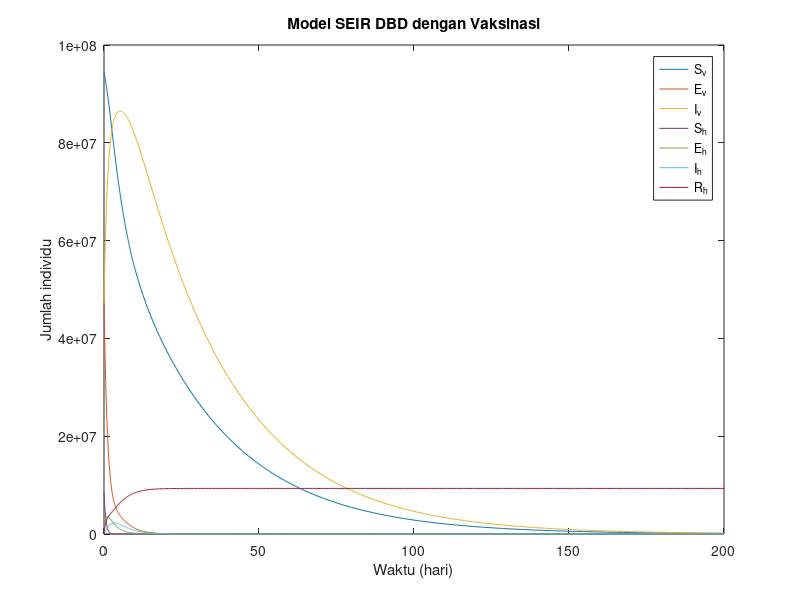

MATLAB code for this plot:
function SEIR_DBD_Model
    % Parameter
    beta = 0.16667;     % Tingkat penularan manusia oleh nyamuk
    eta = 0.1428;       % Tingkat penularan nyamuk oleh manusia
    delta_eh = 0.375;   % Laju paparan pada manusia (E_h ke I_h)
    theta_ev = 0.75;    % Laju paparan pada nyamuk (E_v ke I_v)
    gamma_h = 0.328833; % Laju pemulihan manusia
    mu_h = 0.0000002;   % Angka kematian manusia
    mu_v = 0.0323;      % Angka kematian nyamuk
    Nh = 9419600;       % Populasi manusia total
    Nv = 5000;          % Populasi nyamuk total
    p = 0.7;           % Laju vaksinasi

    % Waktu simulasi
    tspan = [0 200];

    % Kondisi awal [Sv, Ev, Iv, Sh, Eh, Ih, Rh]
    y0 = [94500000; 47250000; 47250000; 8477640; 423882; 423882; 0];

    % Pemanggilan ODE
    [t, y] = ode45(@(t, y) odefun(t, y, beta, eta, delta_eh, theta_ev, gamma_h, mu_h, mu_v, Nh, Nv, p), tspan, y0);

    % Plot hasil
    figure;
    plot(t, y);
    legend('S_v','E_v','I_v','S_h','E_h','I_h','R_h');
    xlabel('Waktu (hari)');
    ylabel('Jumlah individu');
    title('Model SEIR DBD dengan Vaksinasi');
end

function dydt = odefun(~, y, beta, eta, delta_eh, theta_ev, gamma_h, mu_h, mu_v, Nh, Nv, p)
    Sv = y(1);
    Ev = y(2);
    Iv = y(3);
    Sh = y(4);
    Eh = y(5);
    Ih = y(6);
    Rh = y(7);

    % Persamaan diferensial
    dSv = mu_v * Nv - (eta * Sv * Ih / Nh) - mu_v * Sv; 
    dEv = (eta * Sv * Ih / Nh) - theta_ev * Ev - mu_v * Ev; 
    dIv = theta_ev * Ev - mu_v * Iv; 

    dSh = mu_h * Nh - (beta * Sh * Iv / Nh) - p * Sh - mu_h * Sh;
    dEh = (beta * Sh * Iv / Nh) - delta_eh * Eh - mu_h * Eh;
    dIh = delta_eh * Eh - gamma_h * Ih - mu_h * Ih;
    dRh = gamma_h * Ih + p * Sh - mu_h * Rh;

    dydt = [dSv; dEv; dIv; dSh; dEh; dIh; dRh];
end
